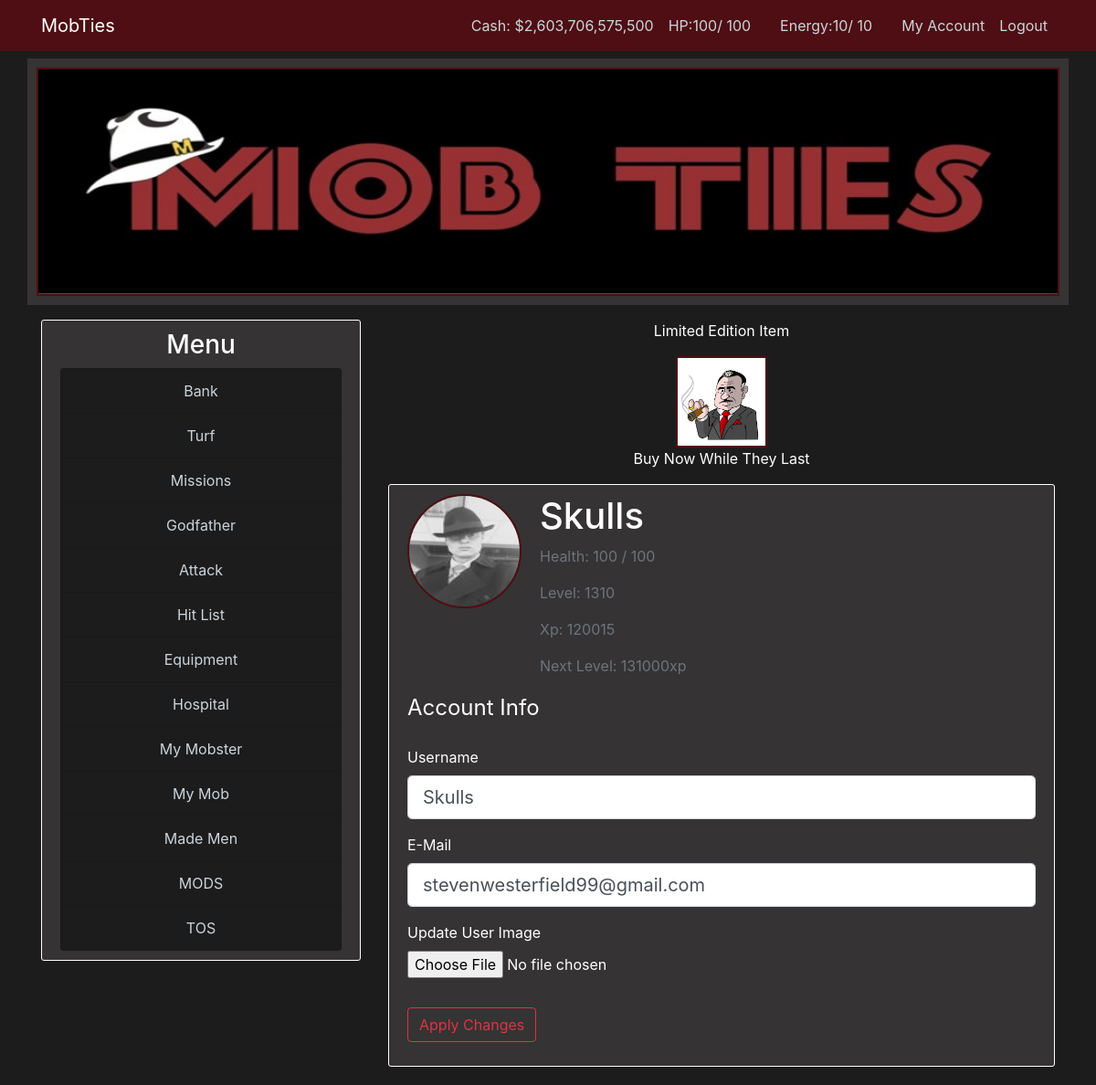
The app's page /account (signed in), older data.
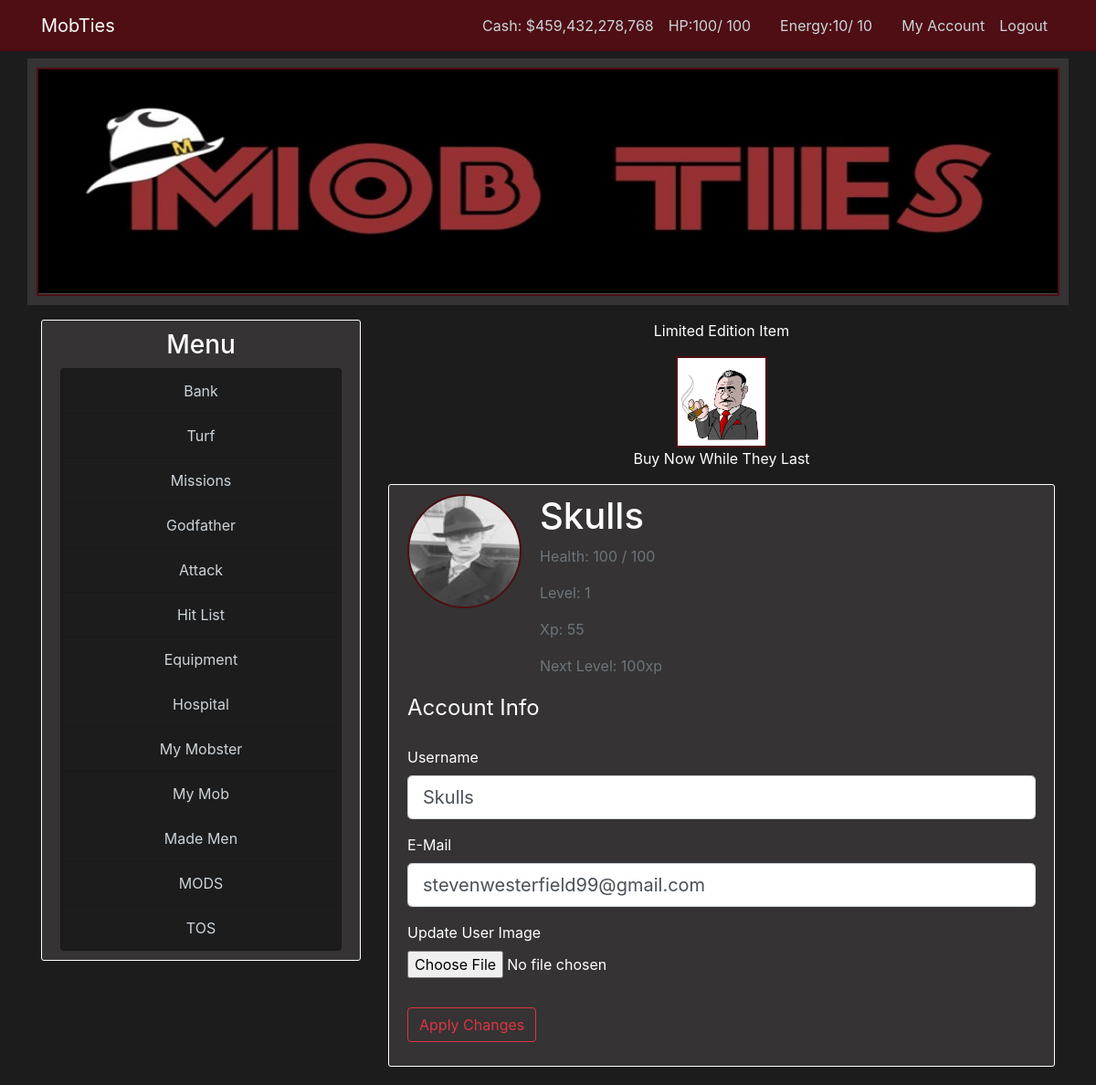
The same page, newer data.
### mobster/models.py (models this page shows, shortened)
class User(db.Model, UserMixin):
    id = db.Column(db.Integer, primary_key=True)
    username = db.Column(db.String(22), unique=True, nullable=False)
    email = db.Column(db.String(120), unique=True, nullable=False)
    image_file = db.Column(db.String(20), nullable=False, default='default.jpg')
    password = db.Column(db.String(60), nullable=False)
    cash_on_hand = db.Column(db.Integer, default=0)
    cash_in_bank = db.Column(db.Integer, default=0)
    posts = db.relationship('Post', backref='author', lazy=True)
    items = db.relationship('User_Items', lazy=True)
    turf = db.relationship('User_Turf', lazy=True)
    stats = db.relationship('User_Stats', uselist=False)

class User_Stats(db.Model):
    id = db.Column(db.Integer, primary_key=True)
    user_level = db.Column(db.Integer, nullable=False, default=1)
    user_current_health = db.Column(db.Integer, default=100)
    user_max_health = db.Column(db.Integer, default=100)
    user_in_icu = db.Column(db.Boolean, default=False)
    user_health_thread_running = db.Column(db.Boolean, default=False)
    user_current_energy = db.Column(db.Integer, default=10)
    user_max_energy = db.Column(db.Integer, default=10)
    user_energy_thread_running = db.Column(db.Boolean, default=False)
    user_current_stamina = db.Column(db.Integer, default=10)
    user_max_stamina = db.Column(db.Integer, default=10)
    user_stamina_thread_running = db.Column(db.Boolean, default=False)
    user_experience = db.Column(db.Integer, nullable=False, default=0)
    user_total_income = db.Column(db.Integer, default=0)
    user_current_mission_id = db.Column(db.Integer, default=1)
    user_current_mission_stage = db.Column(db.Integer, default=1)
    experience_to_level_up = db.Column(db.Integer, nullable=False, default=100)
    user_id = db.Column(db.Integer, db.ForeignKey('user.id'), nullable=False)

### mobster/routes.py (the view)
@app.route("/account", methods=['GET', 'POST'])
@login_required
def account():
    form = UpdateAccountForm()
    if form.validate_on_submit():
        if form.user_img.data:
            img_file = save_user_img(form.user_img.data)
            current_user.image_file = img_file
        current_user.username = form.username.data
        current_user.email = form.email.data
        db.session.commit()
        flash('Your account info has been updated!', 'danger')
        return redirect(url_for('account'))
    elif request.method == 'GET':
        form.username.data = current_user.username
        form.email.data = current_user.email
    image_file = url_for('static', filename=f'images/{current_user.image_file}')
    return render_template('account.html', title='Account', image_file=image_file, form=form)

### mobster/forms.py (shortened to what this page needs)
class UpdateAccountForm(FlaskForm):
    username = StringField('Username', validators=[DataRequired(), Length(min=3, max=22)])
    email = StringField('E-Mail', validators=[DataRequired(), Email()])
    user_img = FileField('Update User Image', validators=[FileAllowed(['jpg', 'JPG', 'jpeg', 'JPEG', 'png', 'bmp', 'heic'])])
    submit = SubmitField('Apply Changes')

### mobster/models.py (called while the page is built)
@login_manager.user_loader
def load_user(user_id):
    return User.query.get(int(user_id))

### mobster/templates/account.html (shortened to what this page needs)
{% extends "layout.html" %}
{% block body %}
    <div class="content-section">
        <div class="media">
            <img src="{{ image_file }}" alt="Account_Img" class="rounded-circle account-img">
            <div class="media-body">
                <h6 class="account-heading">{{ current_user.username }}</h6>
                <p class="text-secondary">Health: {{ current_user.stats.user_current_health }} / {{ current_user.stats.user_max_health }}</p>
                <p class="text-secondary">Level: {{ current_user.stats.user_level }}</p>
                <p class="text-secondary">Xp: {{ current_user.stats.user_experience }}</p>
                <p class="text-secondary">Next Level: {{ current_user.stats.experience_to_level_up }}xp</p>
            </div>
        </div>
        <form method="POST" action="" enctype="multipart/form-data">
            <fieldset class="form-group">
                <legend class="mb-4">Account Info</legend>
                <div class="form-group">
                    {{ form.username.label(class="form-control-label") }}
                    {% if form.username.errors %}
                        {{ form.username(class="form-control form-control-lg is-invalid") }}
                        <div class="invalid-feedback">
                            {% for error in form.username.errors %}
                                <span>{{ error }}</span>
                            {% endfor %}
                        </div>
                    {% else %}
                        {{ form.username(class="form-control form-control-lg") }}
                    {% endif %}
                </div>
                <div class="form-group">
                    {{ form.email.label(class="form-control-label") }}
                    {% if form.email.errors %}
                        {{ form.email(class="form-control form-control-lg is-invalid") }}
                        <div class="invalid-feedback">
                            {% for error in form.email.errors %}
                                <span>{{ error }}</span>
                            {% endfor %}
                        </div>
                    {% else %}
                        {{ form.email(class="form-control form-control-lg") }}
                    {% endif %}
                    </div>
                    <div class="form-group">
                        {{ form.user_img.label() }}
                        {{ form.user_img(class="form-control-file") }}
                    </div>
            </fieldset>
            <div class="form-group">
                {{ form.submit(class="btn btn-outline-danger")}}
            </div>
        </form>
    </div>
{% endblock body%}

### mobster/templates/layout.html (shortened to what this page needs)
<!DOCTYPE html>
<html>
	<head>
        <link rel="stylesheet" href="https://stackpath.bootstrapcdn.com/bootstrap/4.3.1/css/bootstrap.min.css">
		<link rel="stylesheet" type="text/css" href="{{ url_for('static', filename='main.css') }}">
	</head>
	<body>
        <header class="site-header">
            <nav class="navbar navbar-expand-md navbar-dark bg-dark-red fixed-top">
                <div class="container">
                    <a class="navbar-brand mr-4" href="/">MobTies</a>
                    <div class="collapse navbar-collapse" id="navbarToggle">
                        <div class="navbar-nav">
                            {% if current_user.is_authenticated %}
                            <a class="nav-item nav-link" href="#"><span hidden id="id">{{current_user.id}}</span></a>
                            <a class="nav-item nav-link" href="#"><span hidden id="username">{{current_user.username}}</span></a>
                                <a class="nav-item nav-link" href="{{ url_for('bank') }}">Cash: ${{ '{:,}'.format(current_user.cash_on_hand) }}</a>
                                <a class="nav-item nav-link" href="{{ url_for('hospital') }}">
                                    HP:<span id="current_health">{{ current_user.stats.user_current_health }}</span>/
                                    <span id="max_health">{{ current_user.stats.user_max_health }}</span></a>
                                <a class="nav-item nav-link" href="#"><span hidden id="health_clock">0</span></a>
                                <a class="nav-item nav-link" href="{{ url_for('hospital') }}">
                                    Energy:<span id="current_energy">{{ current_user.stats.user_current_energy }}</span>/
                                    <span id="max_energy">{{ current_user.stats.user_max_energy }}</span></a>
                                <a class="nav-item nav-link" href="#"><span hidden id="energy_clock">0</span></a>
                                <a class="nav-item nav-link" href="{{ url_for('account') }}">My Account</a>
                                <a class="nav-item nav-link" href="{{ url_for('logout') }}">Logout</a>
                            {% else %}
                                <a class="nav-item nav-link" href="{{ url_for('login') }}">Login</a>
                                <a class="nav-item nav-link" href="{{ url_for('register') }}">Register</a>
                            {% endif %}
                        </div>
                    </div>
                </div>
            </nav>
            <div class="container header-container header-img">
                <img src="{{url_for('static' ,filename='images/banner3.jpg')}}" width="100%" height="250px">
            </div>
        </header>
        <main role="main" class="container">
            <div class="row">
                <div class="col-md-4">
                    <div class="content-section">
                        <h3 class='menu-text centered'>Menu</h3>
                        <ul class="list-group">
                            <li class="list-group-item list-group-item-dark centered sidebar-item"><a href="{{ url_for('bank') }}">Bank</a></li>
                            <li class="list-group-item list-group-item-dark centered sidebar-item"><a href="{{ url_for('turf') }}">Turf</a></li>
                            <li class="list-group-item list-group-item-dark centered sidebar-item"><a href="{{ url_for('missions') }}">Missions</a></li>
                            <li class="list-group-item list-group-item-dark centered sidebar-item"><a href="{{ url_for('godfather') }}">Godfather</a></li>
                            <li class="list-group-item list-group-item-dark centered sidebar-item"><a href="{{ url_for('attack') }}">Attack</a></li>
                            <li class="list-group-item list-group-item-dark centered sidebar-item"><a href="{{ url_for('hitlist') }}">Hit List</a></li>
                            <li class="list-group-item list-group-item-dark centered sidebar-item"><a href="{{ url_for('equipment') }}">Equipment</a></li>
                            <li class="list-group-item list-group-item-dark centered sidebar-item"><a href="{{ url_for('hospital') }}">Hospital</a></li>
                            <li class="list-group-item list-group-item-dark centered sidebar-item"><a href="{{ url_for('my_mobster') }}">My Mobster</a></li>
                            <li class="list-group-item list-group-item-dark centered sidebar-item"><a href="{{ url_for('my_mob') }}">My Mob</a></li>
                            <li class="list-group-item list-group-item-dark centered sidebar-item"><a href="{{ url_for('made_men') }}">Made Men</a></li>
                            <li class="list-group-item list-group-item-dark centered sidebar-item"><a href="{{ url_for('mods') }}">MODS</a></li>
                            <li class="list-group-item list-group-item-dark centered sidebar-item"><a href="{{ url_for('tos') }}">TOS</a></li>
                        </ul>
                    </div>
                </div>
                <div class="col-md-8">
                    <div class="header centered">
                        <p>Limited Edition Item</p>
                        <img src="{{url_for('static', filename='images/godfather.jpg')}}" width="100" height="100">
                        <p>Buy Now While They Last</p>
                    </div>
                    {% block body %}{% endblock %}
                </div>
	</body>
</html>

### mobster/static/main.css (style rules this page uses)
body { background: #1d1c1c; color: #ffffff; margin-top: 4rem; }
h1, h2, h3, h4, h5 { color: #444444; }
.bg-dark-red { background-color: #4e0e13; }
.centered { text-align: center; }
.menu-text { color: #ffffff; }
.sidebar-item { background-color: #1d1c1c; }
.site-header .navbar-nav .nav-link, .sidebar-item a { color: #cbd5db; }
.content-section { background: #353333; padding: 10px 20px; border: 1px solid #FFFFFF; border-radius: 3px; margin-bottom: 20px; }
.account-img { height: 125px; width: 125px; margin-right: 20px; margin-bottom: 16px; }
.account-heading { font-size: 2.5rem; }
h3 { color: #4e0e13; }
.header-img { background: #353333; padding: 10px 10px; text-align: center; width: 100%; }
.header-container { margin-bottom: 1rem; }
img { border: 2px solid #4e0e13 }

Row changes from the older to the newer data that the page shows:
changed User "Skulls": cash_on_hand "2,603,706,575,500" → "459,432,278,768"
changed User_Stats: stats.user_level "1310" → "1"; stats.user_experience "120015" → "55"; stats.experience_to_level_up "131000" → "100"
